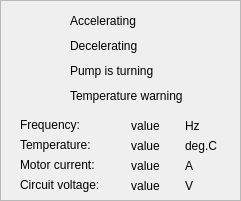
   <widget class="QFrame" name="frame_7">
    <property name="geometry">
     <rect>
      <x>485</x>
      <y>385</y>
      <width>241</width>
      <height>201</height>
     </rect>
    </property>
    <property name="frameShape">
     <enum>QFrame::StyledPanel</enum>
    </property>
    <property name="frameShadow">
     <enum>QFrame::Raised</enum>
    </property>
    <widget class="QLabel" name="label_30">
     <property name="geometry">
      <rect>
       <x>20</x>
       <y>115</y>
       <width>91</width>
       <height>20</height>
      </rect>
     </property>
     <property name="text">
      <string>Frequency:</string>
     </property>
     <property name="alignment">
      <set>Qt::AlignLeading|Qt::AlignLeft|Qt::AlignVCenter</set>
     </property>
    </widget>
    <widget class="PyDMLabel" name="PyDMLabel_20">
     <property name="geometry">
      <rect>
       <x>185</x>
       <y>155</y>
       <width>41</width>
       <height>21</height>
      </rect>
     </property>
     <property name="toolTip">
      <string/>
     </property>
     <property name="whatsThis">
      <string/>
     </property>
     <property name="text">
      <string>A</string>
     </property>
     <property name="alarmSensitiveBorder" stdset="0">
      <bool>false</bool>
     </property>
     <property name="channel" stdset="0">
      <string>ca://${IOC}:TURBOVAC:PZD4-RB.EGU</string>
     </property>
    </widget>
    <widget class="PyDMLabel" name="PyDMLabel_18">
     <property name="geometry">
      <rect>
       <x>185</x>
       <y>115</y>
       <width>41</width>
       <height>21</height>
      </rect>
     </property>
     <property name="toolTip">
      <string/>
     </property>
     <property name="whatsThis">
      <string/>
     </property>
     <property name="text">
      <string>Hz</string>
     </property>
     <property name="alarmSensitiveBorder" stdset="0">
      <bool>false</bool>
     </property>
     <property name="channel" stdset="0">
      <string>ca://${IOC}:TURBOVAC:PZD2-RB.EGU</string>
     </property>
    </widget>
    <widget class="PyDMLabel" name="PyDMLabel_21">
     <property name="geometry">
      <rect>
       <x>185</x>
       <y>175</y>
       <width>41</width>
       <height>21</height>
      </rect>
     </property>
     <property name="toolTip">
      <string/>
     </property>
     <property name="whatsThis">
      <string/>
     </property>
     <property name="text">
      <string>V</string>
     </property>
     <property name="alarmSensitiveBorder" stdset="0">
      <bool>false</bool>
     </property>
     <property name="channel" stdset="0">
      <string>ca://${IOC}:TURBOVAC:PZD6-RB.EGU</string>
     </property>
    </widget>
    <widget class="PyDMLabel" name="PyDMLabel_52">
     <property name="geometry">
      <rect>
       <x>125</x>
       <y>155</y>
       <width>41</width>
       <height>21</height>
      </rect>
     </property>
     <property name="toolTip">
      <string/>
     </property>
     <property name="whatsThis">
      <string/>
     </property>
     <property name="text">
      <string>value</string>
     </property>
     <property name="alignment">
      <set>Qt::AlignCenter</set>
     </property>
     <property name="alarmSensitiveBorder" stdset="0">
      <bool>false</bool>
     </property>
     <property name="channel" stdset="0">
      <string>ca://${IOC}:TURBOVAC:PZD4-RB</string>
     </property>
    </widget>
    <widget class="PyDMLabel" name="PyDMLabel_51">
     <property name="geometry">
      <rect>
       <x>125</x>
       <y>135</y>
       <width>41</width>
       <height>21</height>
      </rect>
     </property>
     <property name="toolTip">
      <string/>
     </property>
     <property name="whatsThis">
      <string/>
     </property>
     <property name="text">
      <string>value</string>
     </property>
     <property name="alignment">
      <set>Qt::AlignCenter</set>
     </property>
     <property name="alarmSensitiveBorder" stdset="0">
      <bool>false</bool>
     </property>
     <property name="channel" stdset="0">
      <string>ca://${IOC}:TURBOVAC:PZD3-RB</string>
     </property>
    </widget>
    <widget class="PyDMLabel" name="PyDMLabel_34">
     <property name="geometry">
      <rect>
       <x>125</x>
       <y>115</y>
       <width>41</width>
       <height>21</height>
      </rect>
     </property>
     <property name="toolTip">
      <string/>
     </property>
     <property name="whatsThis">
      <string/>
     </property>
     <property name="text">
      <string>value</string>
     </property>
     <property name="alignment">
      <set>Qt::AlignCenter</set>
     </property>
     <property name="alarmSensitiveBorder" stdset="0">
      <bool>false</bool>
     </property>
     <property name="channel" stdset="0">
      <string>ca://${IOC}:TURBOVAC:PZD2-RB</string>
     </property>
    </widget>
    <widget class="PyDMLabel" name="PyDMLabel_19">
     <property name="geometry">
      <rect>
       <x>185</x>
       <y>135</y>
       <width>41</width>
       <height>21</height>
      </rect>
     </property>
     <property name="toolTip">
      <string/>
     </property>
     <property name="whatsThis">
      <string/>
     </property>
     <property name="text">
      <string>deg.C</string>
     </property>
     <property name="alarmSensitiveBorder" stdset="0">
      <bool>false</bool>
     </property>
     <property name="channel" stdset="0">
      <string>ca://${IOC}:TURBOVAC:PZD3-RB.EGU</string>
     </property>
    </widget>
    <widget class="QLabel" name="label_29">
     <property name="geometry">
      <rect>
       <x>20</x>
       <y>135</y>
       <width>91</width>
       <height>20</height>
      </rect>
     </property>
     <property name="text">
      <string>Temperature:</string>
     </property>
     <property name="alignment">
      <set>Qt::AlignLeading|Qt::AlignLeft|Qt::AlignVCenter</set>
     </property>
    </widget>
    <widget class="QLabel" name="label_31">
     <property name="geometry">
      <rect>
       <x>20</x>
       <y>155</y>
       <width>91</width>
       <height>20</height>
      </rect>
     </property>
     <property name="text">
      <string>Motor current:</string>
     </property>
     <property name="alignment">
      <set>Qt::AlignLeading|Qt::AlignLeft|Qt::AlignVCenter</set>
     </property>
    </widget>
    <widget class="PyDMLabel" name="PyDMLabel_53">
     <property name="geometry">
      <rect>
       <x>125</x>
       <y>175</y>
       <width>41</width>
       <height>21</height>
      </rect>
     </property>
     <property name="toolTip">
      <string/>
     </property>
     <property name="whatsThis">
      <string/>
     </property>
     <property name="text">
      <string>value</string>
     </property>
     <property name="alignment">
      <set>Qt::AlignCenter</set>
     </property>
     <property name="alarmSensitiveBorder" stdset="0">
      <bool>false</bool>
     </property>
     <property name="channel" stdset="0">
      <string>ca://${IOC}:TURBOVAC:PZD6-RB</string>
     </property>
    </widget>
    <widget class="QLabel" name="label_32">
     <property name="geometry">
      <rect>
       <x>20</x>
       <y>175</y>
       <width>91</width>
       <height>20</height>
      </rect>
     </property>
     <property name="text">
      <string>Circuit voltage:</string>
     </property>
     <property name="alignment">
      <set>Qt::AlignLeading|Qt::AlignLeft|Qt::AlignVCenter</set>
     </property>
    </widget>
    <widget class="QLabel" name="label_27">
     <property name="geometry">
      <rect>
       <x>70</x>
       <y>85</y>
       <width>150</width>
       <height>21</height>
      </rect>
     </property>
     <property name="text">
      <string>Temperature warning</string>
     </property>
    </widget>
    <widget class="QLabel" name="label_26">
     <property name="geometry">
      <rect>
       <x>70</x>
       <y>60</y>
       <width>150</width>
       <height>21</height>
      </rect>
     </property>
     <property name="text">
      <string>Pump is turning</string>
     </property>
    </widget>
    <widget class="QLabel" name="label_17">
     <property name="geometry">
      <rect>
       <x>70</x>
       <y>10</y>
       <width>150</width>
       <height>21</height>
      </rect>
     </property>
     <property name="text">
      <string>Accelerating</string>
     </property>
    </widget>
    <widget class="QLabel" name="label_25">
     <property name="geometry">
      <rect>
       <x>70</x>
       <y>35</y>
       <width>150</width>
       <height>21</height>
      </rect>
     </property>
     <property name="text">
      <string>Decelerating</string>
     </property>
    </widget>
    <zorder>label_25</zorder>
    <zorder>label_30</zorder>
    <zorder>PyDMLabel_20</zorder>
    <zorder>PyDMLabel_18</zorder>
    <zorder>PyDMLabel_21</zorder>
    <zorder>PyDMLabel_52</zorder>
    <zorder>PyDMLabel_51</zorder>
    <zorder>PyDMLabel_34</zorder>
    <zorder>PyDMLabel_19</zorder>
    <zorder>label_29</zorder>
    <zorder>label_31</zorder>
    <zorder>PyDMLabel_53</zorder>
    <zorder>label_32</zorder>
    <zorder>label_27</zorder>
    <zorder>label_26</zorder>
    <zorder>label_17</zorder>
   </widget>
